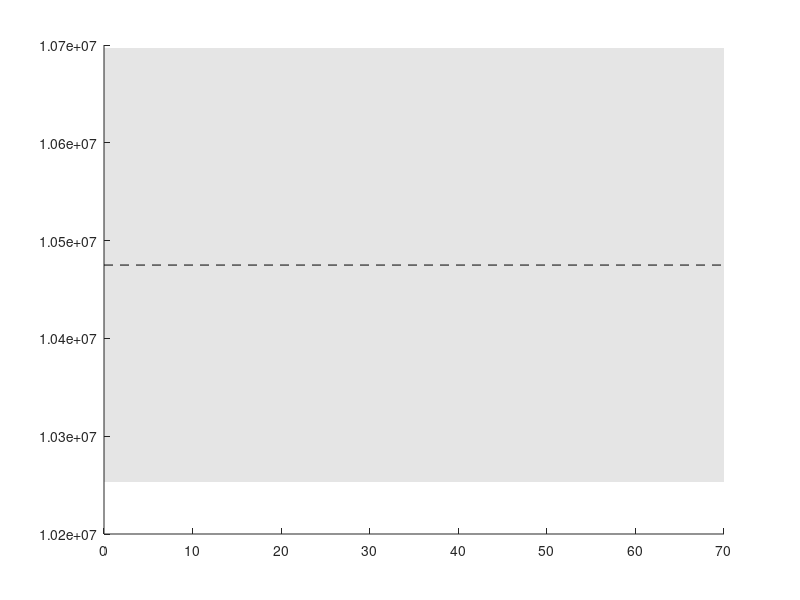

Write the MATLAB code that produced this figure. (Note: this script raises an error after producing the figure.)
% Plots results of leaching experiment for sample 444. 

samples.id = {'SULA-444-HF1', 'SULA-444-HF2', 'SULA-444-HF3', 'SULA-444-HF4', 'SULA-444-HF5'};

samples.N10 = [1.25E+07
1.06E+07
1.07E+07
1.04E+07
1.02E+07];

samples.dN10 = [2.96E+05
2.53E+05
3.38E+05
2.51E+05
2.46E+05];

samples.leaching_loss = [9;
25;
44;
52;
60];

avg = mean(samples.N10(2:end));
stdev = std(samples.N10(2:end));


labels = {'HF1', 'HF2', 'HF3', 'HF4', 'HF5'};
%% Plot

figure(1)
hold on

fill([0 70 70 0 0], [avg+stdev avg+stdev avg-stdev avg-stdev avg+stdev], 'k', 'EdgeColor','none', 'FaceAlpha',0.1)
plot([0 70], [avg avg], 'k--')
errorbar(samples.leaching_loss, samples.N10, samples.dN10, 'vertical', 'ks', 'MarkerFaceColor',[0.6 .6 0.6], 'MarkerSize',8)
text(samples.leaching_loss+1, samples.N10, labels,'VerticalAlignment','middle','HorizontalAlignment','left', 'FontSize',12)
set(gca, 'FontSize', 14)
xlabel('Sample Loss (%)', 'FontSize', 16)
ylabel('^{10}Be Concentration (atoms g^{-1})', 'FontSize', 16)
title('444 Leaching Experiment', 'FontSize', 16)
grid on

